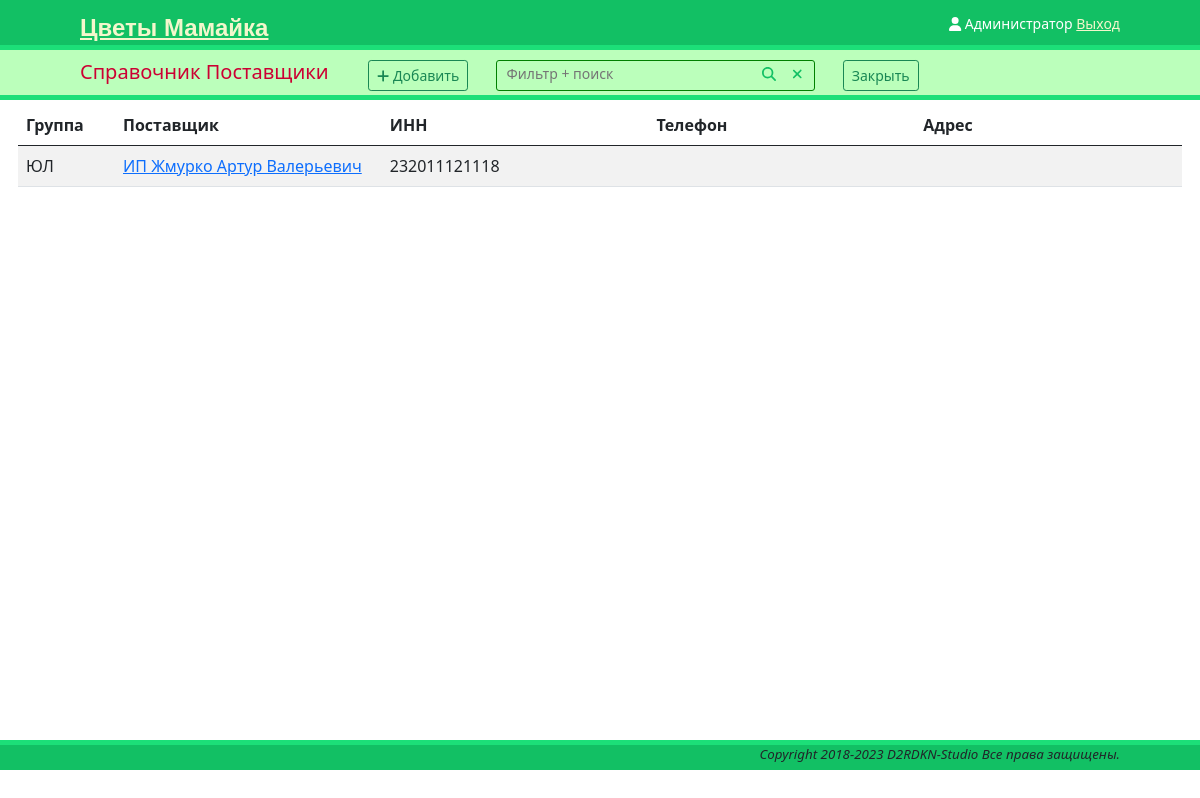
Page /references/suppliers/ (signed in) on the committed database.
### references/suppliers/models.py (models this page shows, shortened)
class Supplier(models.Model):
    category = models.ForeignKey(SupplierGroup, on_delete=models.SET_NULL,
                                 db_index=True, null=True, verbose_name='Группа')
    name = models.CharField(max_length=125, verbose_name='Наименование')
    full_name = models.CharField(max_length=255, verbose_name='Полное наименование')
    email = models.EmailField(blank=True, verbose_name='Почта')
    phone = models.CharField(max_length=20, verbose_name='Телефон')
    phone2 = models.CharField(blank=True, max_length=20, verbose_name='Телефон2')
    address = models.TextField(blank=True, verbose_name='Адрес')
    post_address = models.TextField(blank=True, verbose_name='Почтовый адрес')
    INN = models.CharField(max_length=12, verbose_name='ИНН')
    KPP = models.CharField(max_length=9, verbose_name='КПП')
    director = models.CharField(max_length=128, verbose_name='Руководитель')
    description = models.TextField(blank=True, verbose_name='Описание')
    createdBy = models.ForeignKey(User, related_name='supplier_author', on_delete=models.PROTECT,
                                  verbose_name='Автор')
    createdOn = models.DateTimeField(auto_now_add=True, verbose_name='Создан')
    isActive = models.BooleanField(default=True)
    def __str__(self):
        return self.name
    class Meta:
        verbose_name = 'Поставщик'
        verbose_name_plural = 'Поставщик'
    def get_absolute_url(self):
        return reverse('supplier_detail', args=[self.id])

class SupplierGroup(models.Model):
    title = models.CharField(max_length=64, unique=True, db_index=True,
                             verbose_name='Наименование')
    parent = models.ForeignKey('self', blank=True, null=True,
                               on_delete=models.SET_NULL,
                               verbose_name='Группа')
    description = models.TextField(blank=True, null=True,
                                   verbose_name='Описание')
    class Meta:
        verbose_name = 'Группа поставщиков'
        verbose_name_plural = 'Группы поставщиков'
    def __str__(self):
        return self.title

### references/suppliers/views.py (the view)
# urls.py: path('', suppliers_views.suppliers_list, name='suppliers_list'),
@login_required
def suppliers_list(request, group_id=None):
    sfilter = request.GET.get('Filter')     # Проверяем параметр "Filter" из GET параметра
    if sfilter is None:
        sfilter = ""
    if group_id:
        group = get_object_or_404(SupplierGroup, pk=group_id)
        groups = SupplierGroup.objects.filter(parent=group)
        suppliers = Supplier.objects.filter(
            Q(full_name__icontains=sfilter) |
            Q(name__icontains=sfilter) |
            Q(phone__icontains=sfilter) |
            Q(phone2__icontains=sfilter) |
            Q(INN__icontains=sfilter) |
            Q(category=groups)
                                          )
    else:
        group = None
        groups = SupplierGroup.objects.all()
        suppliers = Supplier.objects.filter(
            Q(full_name__icontains=sfilter) |
            Q(name__icontains=sfilter) |
            Q(phone__icontains=sfilter) |
            Q(phone2__icontains=sfilter) |
            Q(INN__icontains=sfilter) |
            Q(address__icontains=sfilter)
        )
    return render(request, 'references/suppliers/suppliers.html',
                  {'group': group, 'groups': groups, 'suppliers': suppliers})

### templates/references/suppliers/suppliers.html (shortened to what this page needs)
{% extends "onepage.html" %}
{% load static %}
{% block subheader %}
	<span class="tools-item">
        <h5> Справочник Поставщики </h5>
    </span>
    <a href="{% url 'suppliers_new' %}" class="btn btn-outline-success btn-sm"><i class="fa-solid fa-plus"></i> Добавить</a>
    <div class="tools-item inputbox">
        <form id="filterForm" method="get">
            <input id="filter" type="text" tabindex="1" value="" name="Filter" placeholder="Фильтр + поиск" autocomplete="off">
            <span class="tools-item">
                <a href="#" onclick="document.getElementById('filterForm').submit()"><i class="fa-solid fa-magnifying-glass"></i></a>
            </span>
            <span class="inline">
                <a href="#" onclick='document.getElementById("filter").value="";
                document.getElementById("filterForm").submit()'><i class="fa-solid fa-xmark"></i></a>
            </span>
        </form>
    </div>
    <a href="{% url 'references' %}" class="btn btn-outline-success btn-sm">Закрыть</a>
{% endblock %}
{% block main %}
    <table class="container table table-striped">
        <thead>
            <tr class="row">
                <th class="col-1" scope="col">Группа</th>
                <th class="col-sm" scope="col">Поставщик</th>
                <th class="col-sm" scope="col">ИНН</th>
                <th class="col-sm" scope="col">Телефон</th>
                <th class="col-sm" scope="col">Адрес</th>
            </tr>
        </thead>
        <tbody>
            {% for el in suppliers %}
                <tr class="row">
                    <td class="col-1">{{ el.category }}</td>
                    <td class="col-sm">
                        <a href= "{{ el.get_absolute_url }}">{{ el }}</a>
                    </td>
                    <td class="col-sm">{{ el.INN }}</td>
                    <td class="col-sm">{{ el.phone }}</td>
                    <td class="col-sm">{{ el.address }}</td>
                </tr>
            {% endfor %}
        </tbody>
    </table>
{% endblock %}

### templates/base.html (shortened to what this page needs)
{% load static %}
<!DOCTYPE html>
<html>
<head>
    <link type="text/css" href="{% static "/css/base.css" %}" rel="stylesheet">
    <link href="{% static 'fontawesomefree/css/all.min.css' %}" rel="stylesheet" type="text/css">
    <link href="https://cdn.jsdelivr.net/npm/bootstrap@5.0.2/dist/css/bootstrap.min.css" rel="stylesheet"
>
</head>
<body>
<header>
    <span class="logo">
        <a href="{% url 'main' %}">Цветы Мамайка</a> </span>
    <span class="user">
        {% if request.user.is_authenticated %}
            {{ request.user.first_name }}
            <a href="{% url "logout" %}">Выход</a>
        {% else %}
            <a href="{% url "login" %}">Войти</a>
        {% endif %}
    </span>
    <span class="avatar">
       <i class="fa-solid fa-user"></i>
    </span>
</header>
<article>
    {% block content %}
    {% endblock %}
</article>
<footer>
    <p>Copyright 2018-{% now "Y" %} D2RDKN-Studio Все права защищены.</p>
</footer>
</body>
</html>

### static/css/base.css (style rules this page uses)
body { margin: 0; padding: 0; }
header { padding: 10px 80px; font-size: 14px; background: #12c064; color: #fff; border-bottom: 5px solid #1cdf78; height: 50px; }
header .logo { float: left; color: #f3f7cc; font-size: 24px; font-family: "OpenSans-Semibold",sans-serif; font-weight: bold; }
header a { color: #f3f7cc; }
header .avatar { float: right; padding: 3px; }
header .user { float: right; padding-top: 3px; }
footer { text-align: right; border-top: 5px #1cdf78 solid; padding-right: 80px; background: #12c064; min-height: 30px; }
footer p { font-size: smaller; font-style: italic; }
.tools-item { display: inline-block; padding-right: 12px; }
.tools-item a { color:#12c064; }
.inputbox { border-radius: 3px; border: 1px solid GREEN; }
.tools-item input[type="text"] { border: 0px; background-color: transparent; position: relative; box-sizing: border-box; padding: 2px 50px 6px 10px; outline: 0; }
.inline { display: inline-block; }
.inline a { color: #12c064; }

### rows in the picture
Supplier: category "ЮЛ", name "ИП Жмурко Артур Валерьевич", INN "232011121118"

### other values in the picture
{{ request.user.first_name }} "Администратор"
